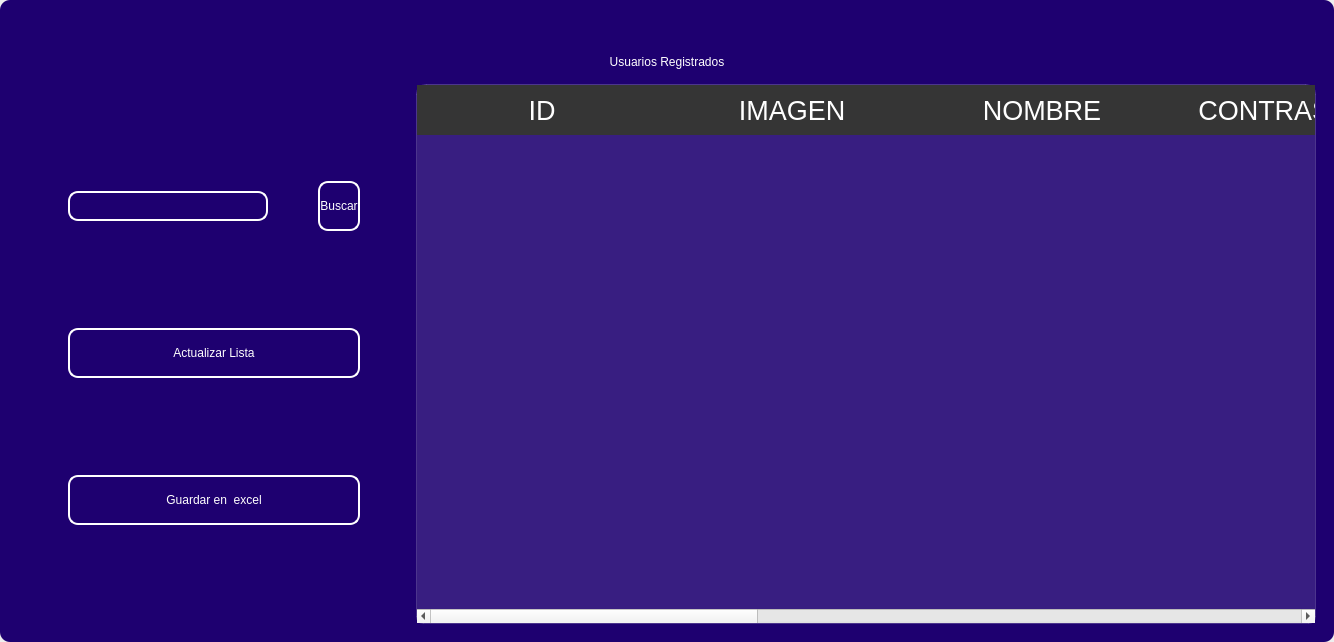
<?xml version="1.0" encoding="UTF-8"?>
<ui version="4.0">
 <class>MainWindow</class>
 <widget class="QMainWindow" name="MainWindow">
  <property name="geometry">
   <rect>
    <x>0</x>
    <y>0</y>
    <width>1303</width>
    <height>642</height>
   </rect>
  </property>
  <property name="windowTitle">
   <string>MainWindow</string>
  </property>
  <property name="styleSheet">
   <string notr="true"/>
  </property>
  <widget class="QWidget" name="centralwidget">
   <property name="styleSheet">
    <string notr="true"/>
   </property>
   <layout class="QVBoxLayout" name="verticalLayout">
    <property name="spacing">
     <number>0</number>
    </property>
    <property name="leftMargin">
     <number>0</number>
    </property>
    <property name="topMargin">
     <number>0</number>
    </property>
    <property name="rightMargin">
     <number>0</number>
    </property>
    <property name="bottomMargin">
     <number>0</number>
    </property>
    <item>
     <widget class="QFrame" name="frame">
      <property name="enabled">
       <bool>true</bool>
      </property>
      <property name="styleSheet">
       <string notr="true">
QFrame {
border-radius:10px;
background-color:#1E0070;
 }
</string>
      </property>
      <property name="frameShape">
       <enum>QFrame::StyledPanel</enum>
      </property>
      <property name="frameShadow">
       <enum>QFrame::Raised</enum>
      </property>
      <layout class="QVBoxLayout" name="verticalLayout_2">
       <item>
        <widget class="QFrame" name="frame_superior">
         <property name="minimumSize">
          <size>
           <width>0</width>
           <height>40</height>
          </size>
         </property>
         <property name="maximumSize">
          <size>
           <width>16777215</width>
           <height>40</height>
          </size>
         </property>
         <property name="styleSheet">
          <string notr="true">QPushButton{
border-radius:18px;
}

QPushButton:hover{
	background-color: rgb(0, 0, 0);
}
</string>
         </property>
         <property name="frameShape">
          <enum>QFrame::StyledPanel</enum>
         </property>
         <property name="frameShadow">
          <enum>QFrame::Raised</enum>
         </property>
         <layout class="QHBoxLayout" name="horizontalLayout_3">
          <property name="spacing">
           <number>4</number>
          </property>
          <property name="leftMargin">
           <number>0</number>
          </property>
          <property name="topMargin">
           <number>0</number>
          </property>
          <property name="rightMargin">
           <number>0</number>
          </property>
          <property name="bottomMargin">
           <number>0</number>
          </property>
          <item>
           <widget class="QPushButton" name="btn_icon">
            <property name="text">
             <string/>
            </property>
            <property name="iconSize">
             <size>
              <width>40</width>
              <height>40</height>
             </size>
            </property>
           </widget>
          </item>
          <item>
           <spacer name="horizontalSpacer_2">
            <property name="orientation">
             <enum>Qt::Horizontal</enum>
            </property>
            <property name="sizeHint" stdset="0">
             <size>
              <width>443</width>
              <height>20</height>
             </size>
            </property>
           </spacer>
          </item>
          <item>
           <widget class="QPushButton" name="btn_exit">
            <property name="minimumSize">
             <size>
              <width>38</width>
              <height>38</height>
             </size>
            </property>
            <property name="maximumSize">
             <size>
              <width>38</width>
              <height>38</height>
             </size>
            </property>
            <property name="cursor">
             <cursorShape>PointingHandCursor</cursorShape>
            </property>
            <property name="text">
             <string/>
            </property>
            <property name="iconSize">
             <size>
              <width>35</width>
              <height>35</height>
             </size>
            </property>
           </widget>
          </item>
          <item>
           <widget class="QPushButton" name="bt_minimizar">
            <property name="minimumSize">
             <size>
              <width>38</width>
              <height>38</height>
             </size>
            </property>
            <property name="maximumSize">
             <size>
              <width>38</width>
              <height>38</height>
             </size>
            </property>
            <property name="cursor">
             <cursorShape>PointingHandCursor</cursorShape>
            </property>
            <property name="text">
             <string/>
            </property>
            <property name="icon">
             <iconset>
              <normaloff>image/minus.svg</normaloff>image/minus.svg</iconset>
            </property>
            <property name="iconSize">
             <size>
              <width>38</width>
              <height>38</height>
             </size>
            </property>
           </widget>
          </item>
          <item>
           <widget class="QPushButton" name="bt_maximizar">
            <property name="minimumSize">
             <size>
              <width>38</width>
              <height>38</height>
             </size>
            </property>
            <property name="maximumSize">
             <size>
              <width>38</width>
              <height>38</height>
             </size>
            </property>
            <property name="cursor">
             <cursorShape>PointingHandCursor</cursorShape>
            </property>
            <property name="text">
             <string/>
            </property>
            <property name="icon">
             <iconset>
              <normaloff>image/chevron-up.svg</normaloff>image/chevron-up.svg</iconset>
            </property>
            <property name="iconSize">
             <size>
              <width>38</width>
              <height>38</height>
             </size>
            </property>
           </widget>
          </item>
          <item>
           <widget class="QPushButton" name="bt_restaurar">
            <property name="minimumSize">
             <size>
              <width>38</width>
              <height>38</height>
             </size>
            </property>
            <property name="maximumSize">
             <size>
              <width>38</width>
              <height>38</height>
             </size>
            </property>
            <property name="cursor">
             <cursorShape>PointingHandCursor</cursorShape>
            </property>
            <property name="text">
             <string/>
            </property>
            <property name="icon">
             <iconset>
              <normaloff>image/chevron-down.svg</normaloff>image/chevron-down.svg</iconset>
            </property>
            <property name="iconSize">
             <size>
              <width>38</width>
              <height>38</height>
             </size>
            </property>
           </widget>
          </item>
          <item>
           <widget class="QPushButton" name="bt_cerrar">
            <property name="minimumSize">
             <size>
              <width>38</width>
              <height>38</height>
             </size>
            </property>
            <property name="maximumSize">
             <size>
              <width>38</width>
              <height>38</height>
             </size>
            </property>
            <property name="cursor">
             <cursorShape>PointingHandCursor</cursorShape>
            </property>
            <property name="text">
             <string/>
            </property>
            <property name="icon">
             <iconset>
              <normaloff>image/x.svg</normaloff>image/x.svg</iconset>
            </property>
            <property name="iconSize">
             <size>
              <width>38</width>
              <height>38</height>
             </size>
            </property>
           </widget>
          </item>
         </layout>
        </widget>
       </item>
       <item>
        <widget class="QLabel" name="label">
         <property name="styleSheet">
          <string notr="true">font: 30pt &quot;MS Shell Dlg 2&quot;;
color: rgb(255, 255, 255);</string>
         </property>
         <property name="text">
          <string>Usuarios Registrados</string>
         </property>
         <property name="alignment">
          <set>Qt::AlignCenter</set>
         </property>
        </widget>
       </item>
       <item>
        <widget class="QFrame" name="frame_3">
         <property name="frameShape">
          <enum>QFrame::StyledPanel</enum>
         </property>
         <property name="frameShadow">
          <enum>QFrame::Raised</enum>
         </property>
         <layout class="QHBoxLayout" name="horizontalLayout_4">
          <item>
           <layout class="QVBoxLayout" name="verticalLayout_4">
            <property name="spacing">
             <number>50</number>
            </property>
            <property name="leftMargin">
             <number>50</number>
            </property>
            <property name="topMargin">
             <number>50</number>
            </property>
            <property name="rightMargin">
             <number>50</number>
            </property>
            <property name="bottomMargin">
             <number>50</number>
            </property>
            <item>
             <layout class="QHBoxLayout" name="horizontalLayout">
              <item>
               <widget class="QLineEdit" name="searchtxt">
                <property name="minimumSize">
                 <size>
                  <width>200</width>
                  <height>30</height>
                 </size>
                </property>
                <property name="maximumSize">
                 <size>
                  <width>150</width>
                  <height>16777215</height>
                 </size>
                </property>
                <property name="styleSheet">
                 <string notr="true">QLabel {
	color: rgb(255, 255, 254);
	font: 12pt &quot;Arial&quot;;
	background-color: rgba(0, 0, 0,0);
}

QTextEdit{
background-color: rgba(0, 0, 0,0);
border-radius:10px; 
font: 12pt &quot;Arial&quot;;
color: rgb(255, 255, 254);
border: 2px solid  rgb(255, 255, 255);

}

QTextEdit:hover{
background-color: rgba(0, 0, 0,0);
border-radius:10px; 
font: 12pt &quot;Arial&quot;;
border: 2px solid  rgb(120, 0, 171);
}

QTextEdit:focus{
background-color: rgb(0, 0, 0);
border-radius:10px; 
font: 12pt &quot;Arial&quot;;
border: 2px solid rgb(120, 0, 171);
}

QLineEdit{
background-color: rgba(0, 0, 0,0);
border-radius:10px; 
font: 12pt &quot;Arial&quot;;
color: rgb(255, 255, 254);
border: 2px solid  rgb(255, 255, 255);

}

QLineEdit:hover{
background-color: rgba(0, 0, 0,0);
border-radius:10px; 
font: 12pt &quot;Arial&quot;;
border: 2px solid  rgb(120, 0, 171);
}

QLineEdit:focus{
background-color: rgb(0, 0, 0);
border-radius:10px; 
font: 12pt &quot;Arial&quot;;
border: 2px solid rgb(120, 0, 171);
}

QCheckBox{
	font: 12pt &quot;Arial&quot;;
	color: rgb(255, 255, 255);
}

QCheckBox::indicator {
    width: 18px;
    height:18px;
}

QCheckBox::indicator:unchecked {
   background-image: url(image/square.svg);
}

QCheckBox::indicator:checked {
   background-image: url(image/check-square.svg);
}

QPushButton{
border-radius:10px; 
font: 12pt &quot;Arial&quot;;
color: rgb(255, 255, 254);
border: 2px solid #ffffff;
}

QPushButton:hover{
border-radius:10px; 
font: 12pt &quot;Arial&quot;;
color: rgb(255, 255, 255);
border: 2px solid rgb(120, 0, 171);
	background-color: rgb(120, 0, 171);
}
</string>
                </property>
               </widget>
              </item>
              <item>
               <widget class="QPushButton" name="btn_search">
                <property name="minimumSize">
                 <size>
                  <width>0</width>
                  <height>15</height>
                 </size>
                </property>
                <property name="maximumSize">
                 <size>
                  <width>100</width>
                  <height>50</height>
                 </size>
                </property>
                <property name="cursor">
                 <cursorShape>PointingHandCursor</cursorShape>
                </property>
                <property name="styleSheet">
                 <string notr="true">QPushButton{
border-radius:10px; 
font: 12pt &quot;Arial&quot;;
color: rgb(255, 255, 254);
border: 2px solid #ffffff;
}

QPushButton:hover{
border-radius:10px; 
font: 12pt &quot;Arial&quot;;
color: rgb(255, 255, 255);
border: 2px solid rgb(120, 0, 171);
	background-color: rgb(120, 0, 171);
}</string>
                </property>
                <property name="text">
                 <string>Buscar</string>
                </property>
               </widget>
              </item>
             </layout>
            </item>
            <item>
             <widget class="QPushButton" name="btn_get">
              <property name="minimumSize">
               <size>
                <width>50</width>
                <height>0</height>
               </size>
              </property>
              <property name="maximumSize">
               <size>
                <width>300</width>
                <height>50</height>
               </size>
              </property>
              <property name="cursor">
               <cursorShape>PointingHandCursor</cursorShape>
              </property>
              <property name="styleSheet">
               <string notr="true">QPushButton{
border-radius:10px; 
font: 12pt &quot;Arial&quot;;
color: rgb(255, 255, 254);
border: 2px solid #ffffff;
}

QPushButton:hover{
border-radius:10px; 
font: 12pt &quot;Arial&quot;;
color: rgb(255, 255, 255);
border: 2px solid rgb(120, 0, 171);
	background-color: rgb(120, 0, 171);
}</string>
              </property>
              <property name="text">
               <string>Actualizar Lista</string>
              </property>
              <property name="iconSize">
               <size>
                <width>35</width>
                <height>35</height>
               </size>
              </property>
             </widget>
            </item>
            <item>
             <widget class="QPushButton" name="btn_excel">
              <property name="minimumSize">
               <size>
                <width>0</width>
                <height>0</height>
               </size>
              </property>
              <property name="maximumSize">
               <size>
                <width>300</width>
                <height>50</height>
               </size>
              </property>
              <property name="cursor">
               <cursorShape>PointingHandCursor</cursorShape>
              </property>
              <property name="styleSheet">
               <string notr="true">QPushButton{
border-radius:10px; 
font: 12pt &quot;Arial&quot;;
color: rgb(255, 255, 254);
border: 2px solid #ffffff;
}

QPushButton:hover{
border-radius:10px; 
font: 12pt &quot;Arial&quot;;
color: rgb(255, 255, 255);
border: 2px solid rgb(120, 0, 171);
	background-color: rgb(120, 0, 171);
}</string>
              </property>
              <property name="text">
               <string>Guardar en  excel</string>
              </property>
              <property name="iconSize">
               <size>
                <width>35</width>
                <height>35</height>
               </size>
              </property>
             </widget>
            </item>
           </layout>
          </item>
          <item>
           <widget class="QTableWidget" name="table_user">
            <property name="minimumSize">
             <size>
              <width>900</width>
              <height>0</height>
             </size>
            </property>
            <property name="maximumSize">
             <size>
              <width>700</width>
              <height>16777215</height>
             </size>
            </property>
            <property name="styleSheet">
             <string notr="true">QTableView {
	background-color: rgba(255, 255, 255, 30); 	
	border: 1px solid rgba(255,255,255,40);
	border-bottom-right-radius: 7px; 
	border-bottom-left-radius: 7px; 
	color: white;
	font: 15pt &quot;MS Shell Dlg 2&quot;;
}

QHeaderView::section {
background-color: rgb(53, 53, 53);
color: white;
border: none;
height: 50px;
font-size: 20pt;
}

QTableView::item {
    border-style: none;
    border-bottom: 1px solid rgba(255,255,255,50);
    padding-left: auto;
    padding-right: auto;
}

QTableView::item:selected{
	border: none;
	color: rgb(255, 255, 255);
    background-color: rgba(255, 255, 255, 50);
}
</string>
            </property>
            <property name="editTriggers">
             <set>QAbstractItemView::NoEditTriggers</set>
            </property>
            <attribute name="horizontalHeaderDefaultSectionSize">
             <number>250</number>
            </attribute>
            <column>
             <property name="text">
              <string>ID</string>
             </property>
            </column>
            <column>
             <property name="text">
              <string>IMAGEN</string>
             </property>
            </column>
            <column>
             <property name="text">
              <string>NOMBRE</string>
             </property>
            </column>
            <column>
             <property name="text">
              <string>CONTRASEÑA</string>
             </property>
            </column>
            <column>
             <property name="text">
              <string>CORREO</string>
             </property>
            </column>
            <column>
             <property name="text">
              <string>TEL.CONTACTO</string>
             </property>
            </column>
            <column>
             <property name="text">
              <string>DIRECCION</string>
             </property>
            </column>
            <column>
             <property name="text">
              <string>ROL</string>
             </property>
            </column>
           </widget>
          </item>
         </layout>
        </widget>
       </item>
      </layout>
     </widget>
    </item>
   </layout>
  </widget>
 </widget>
 <resources/>
 <connections/>
</ui>
